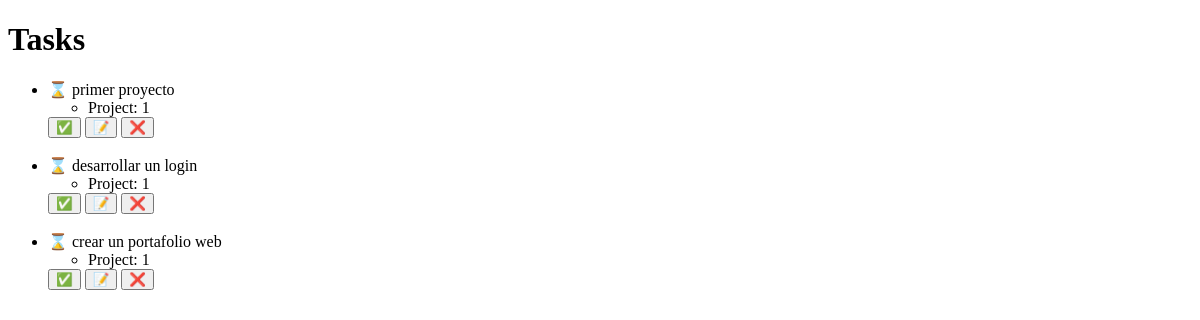
Page /task/ on the earlier database version.
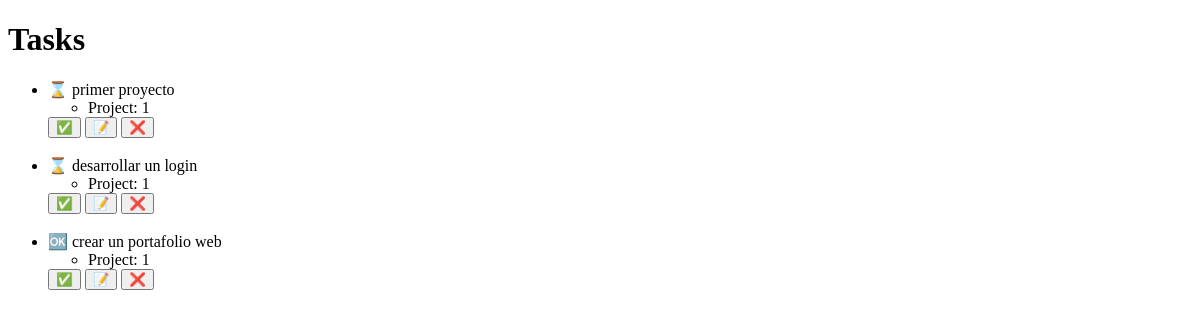
Same page on the later database version.
### myapp/models.py (models this page shows, shortened)
class Task(models.Model):
    title = models.CharField(max_length=100)
    description = models.TextField()
    project = models.ForeignKey(Project, on_delete=models.CASCADE)
    done = models.BooleanField(default=False)

class Project(models.Model):
    name = models.CharField(max_length=100)

### myapp/views.py (the view)
# urls.py: path('task/', views.task),
def task(request):
    tasks = Task.objects.all()
    return render(request, "task.html", {"task": tasks})

### myapp/templates/task.html (shortened to what this page needs)
<!DOCTYPE html>
<html>
    <head>
        <link rel="stylesheet" href="">
    </head>
    <body>
        <h1>Tasks</h1>
        <ul>
            {% for task in task %}
                {% if task.done == False  %}
                    <li> ⌛  {{ task.title }}</li>
                {% else %}
                    <li> 🆗 {{ task.title }}</li>
                {% endif %}
                    <ul>
                        <li>Project: {{ task.project.id }}</li>
                    </ul>
                <button>✅ </button>
                <button>📝 </button>
                <button>❌ </button><br><br>
            {% endfor %}
        </ul>
    </body>
</html>

Differences in the rows shown:
changed Task "crear un portafolio web": done "⌛" → "🆗"
